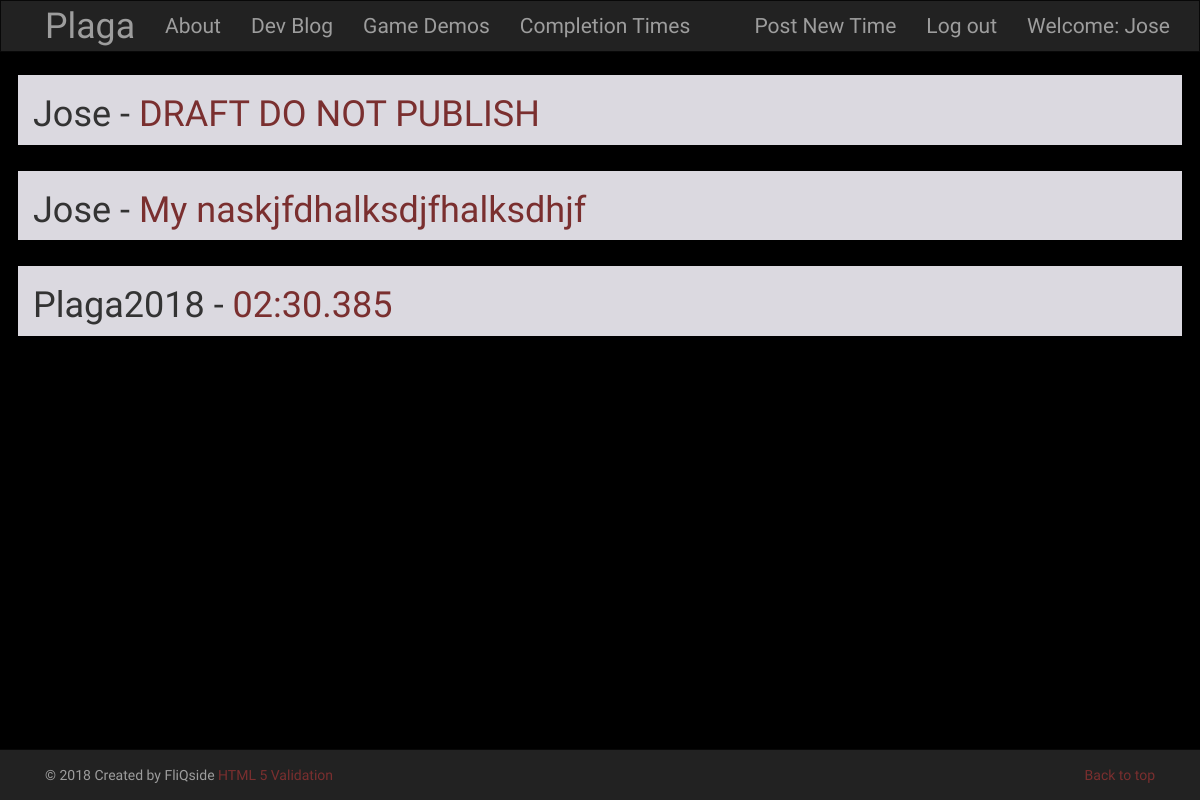
Screenshot of /drafts/ (signed in) with the database file from the repository.
### blog/models.py (models this page shows, shortened)
class Post(models.Model):
    author = models.ForeignKey('auth.User')
    title = models.CharField(max_length=200)
    text = models.TextField()
    created_date = models.DateTimeField(default=timezone.now)
    published_date = models.DateTimeField(blank=True, null=True)
    def approve_comments(self):
        return self.comments.filter(approved_comment=True)

### blog/views.py (the view)
# urls.py: url(r'^drafts/$', views.DraftListView.as_view(), name='post_draft_list'),
class DraftListView(LoginRequiredMixin,ListView):
    login_url = '/login/'
    redirect_field_name = 'blog/post_list.html'
    model = Post
    def get_queryset(self):
        return Post.objects.filter(published_date__isnull=True).order_by('created_date')

### blog/templates/blog/post_list.html (shortened to what this page needs)
{% extends 'blog/base.html' %}
{% block content %}
  {% for post in post_list %}
    <div class="row post plagatron">
      <h1 class="col-md-9 push-md-3">{{ post.author }} - <span style="color:#7a2f2f;">{{ post.title }}</span></h1>
    </div>
  {% endfor %}
{% endblock %}

### blog/templates/blog/base.html (shortened to what this page needs)
<!DOCTYPE html>
{% load staticfiles %}
<html>
    <head>
        <link rel="stylesheet" href="https://maxcdn.bootstrapcdn.com/bootstrap/3.3.7/css/bootstrap.min.css">
        <link rel="stylesheet" href="//cdn.jsdelivr.net/medium-editor/latest/css/medium-editor.min.css" type="text/css" media="screen" charset="utf-8">
        <link rel="stylesheet" href="{% static 'css/blog.css' %}">
<body id="plaga_body">
  <nav class="navbar navbar-default navbar-inverse custom-navbar plagafont">
    <div class="container">
      <ul class="nav navbar-nav">
        <li><a class='navbar-header plagafontred' href="{% url 'index' %}">Plaga</a></li>
        <li><a href="{% url 'about' %}">About</a></li>
        <li> <a href="{% url 'dev_blog' %}">Dev Blog</a></li>
        <li><a href="{% url 'demos' %}">Game Demos</a></li>
        <li><a href="{% url 'post_list' %}">Completion Times</a></li>
      </ul>
      <ul class="nav navbar-nav navbar-right">
        {% if user.is_authenticated %}
        <li>
          <a href="{% url 'post_new' %}" >Post New Time</a>
        </li>
        <li>
          <a href="{% url 'logout' %}" >Log out</a>
        </li>
        <li>
          <a >Welcome: {{ user.username }}</a>
        </li>
          {% else %}
          <li><a class='nav navbar-right' href="{% url 'login' %}" ><span class="glyphicon glyphicon-user"></span></a></li>
        {% endif %}
      </ul>
  </div>
</nav>
<div class="container">
      {% block content %}
      {% endblock %}
</div>
<div class="navbar navbar-default navbar-fixed-bottom navbar-inverse">
    <div class="container">
      <p class="navbar-text pull-left">© 2018 Created by FliQside
           <a href="http://tinyurl.com/tbvalid" target="_blank" >HTML 5 Validation</a>
      </p>
      <p class="navbar-text pull-right">
        <a href="#">Back to top</a>
      </p>
    </div>
</div>
</body>
</html>

### blog/static/css/blog.css (style rules this page uses)
html, body { background-color: black; font-family: 'IM Fell English SC', serif; height: 100%; }
.plagatron { background-color: rgb(219, 217, 224); border:solid black 3px; margin-top:20px; margin-bottom: auto; }
.plagafont { color: black; font-size: 1.5em; }
.plagafontred { color: #7a2f2f; font-size: 1.7em; }
.navbar { margin-bottom: 0; border-radius: 0; }
a:link { color:#7a2f2f; }

### rows the page displays
Post: author "Jose", title "DRAFT DO NOT PUBLISH"
Post: author "Jose", title "My naskjfdhalksdjfhalksdhjf"
Post: author "Plaga2018", title "02:30.385"

### other values shown
{{ user.username }} "Jose"
